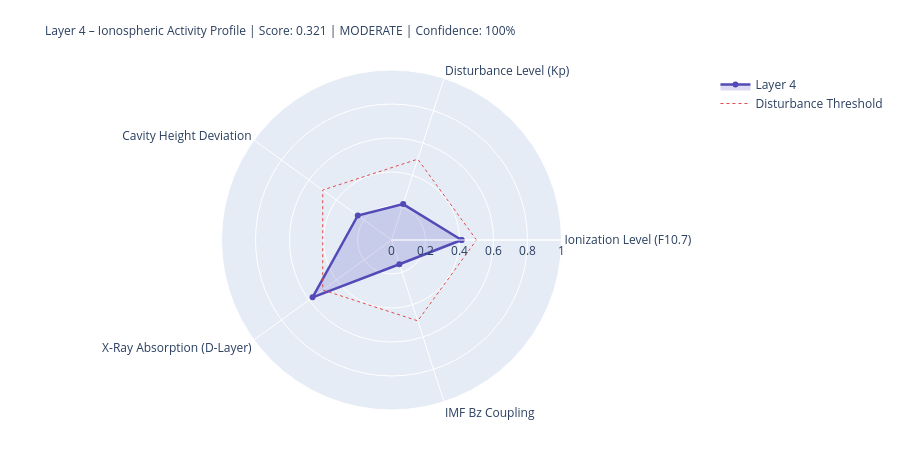

Source (notebook cell):
### Markdown cell above
---
## 4. State Assessment & Handoff to Layer 5

### Code cell
# ============================================================
# LAYER-4-SCORE
# ============================================================

COMPONENTS = {
    'Ionization Level (F10.7)':    {'score': ioniz,       'source': 'primary' if f107_now else 'from_layer0', 'dynamic': True},
    'Disturbance Level (Kp)':          {'score': disturb,     'source': 'primary' if kp_now   else 'from_layer0', 'dynamic': True},
    'Cavity Height Deviation':    {'score': h_dev,       'source': 'derived',                                'dynamic': True},
    'X-Ray Absorption (D-Layer)':{'score': xray_ioniz,  'source': 'primary' if xray_now else 'missing',     'dynamic': True},
    'IMF Bz Coupling':             {'score': bz_coupling, 'source': 'primary' if bz_now   else 'from_layer0', 'dynamic': True},
}

available    = {k: v['score'] for k, v in COMPONENTS.items() if v['score'] is not None}
unavailable  = [k for k, v in COMPONENTS.items() if v['score'] is None]
layer4_score = round(sum(available.values()) / len(available), 4) if available else None
confidence   = round(len(available) / len(COMPONENTS), 2)
level = ('unknown' if layer4_score is None
         else 'quiet'   if layer4_score < 0.3
         else 'moderate' if layer4_score < 0.6
         else 'active')
dominant_l4 = max(available, key=available.get) if available else 'none'

# Resonance delta for Schumann SR-1
sr1_ref = schumann_freq(1, 80.0)
sr1_now = schumann_freq(1, h_eff)
sr1_delta_mhz = (sr1_now - sr1_ref) * 1000

# Propagation conditions
prop_cond = ('disturbed'   if kp_val > 4
             else 'unsettled' if kp_val > 2
             else 'normal')
if xray_class in ['X', 'M']:
    prop_cond = 'Radio-Blackout moeglich'

W = 68
print('=' * W)
print('LAYER 4 – IONOSPHERE – STATE ASSESSMENT')
print('=' * W)
for name, comp in COMPONENTS.items():
    s = comp['score']
    if s is not None:
        bar = '█' * int(s * 20) + '░' * (20 - int(s * 20))
        print(f'  {name:<36} {bar}  {s:.3f}  [{comp["source"]}]')
    else:
        print(f'  {name:<36} {"─" * 20}  n/a   [missing]')
print('-' * W)
print(f'  Score:          {layer4_score:.3f}  ({len(available)}/{len(COMPONENTS)} components)')
print(f'  Confidence:     {confidence:.0%}')
print(f'  Level:          {level.upper()}')
print(f'  Dominant:       {dominant_l4}')
print(f'  Cavity height:  {h_eff:.1f} km  (Ref: 80.0 km)')
print(f'  SR-1:           {sr1_now:.3f} Hz  (Δ {sr1_delta_mhz:+.1f} mHz vs. ref)')
print(f'  Propagation:    {prop_cond}')
print(f'  X-Ray:          {xray_class}-class  ({xray_now:.2e} W/m²)' if xray_now else '  X-Ray:          n/a')
print('=' * W)

# Radar
cats   = list(available.keys())
vals_r = list(available.values())
if len(cats) >= 3:
    fig = go.Figure()
    fig.add_trace(go.Scatterpolar(
        r=vals_r + [vals_r[0]], theta=cats + [cats[0]],
        fill='toself', fillcolor='rgba(83,74,183,0.20)',
        line=dict(color='#534AB7', width=2.5), name='Layer 4'
    ))
    fig.add_trace(go.Scatterpolar(
        r=[0.5] * (len(cats)+1), theta=cats + [cats[0]],
        line=dict(color='#E24B4A', dash='dot', width=1),
        mode='lines', name='Disturbance Threshold'
    ))
    fig.update_layout(
        title=dict(
            text=f'Layer 4 – Ionospheric Activity Profile | Score: {layer4_score:.3f} | {level.upper()} | Confidence: {confidence:.0%}',
            font=dict(size=12)
        ),
        polar=dict(radialaxis=dict(visible=True, range=[0, 1])),
        height=450, showlegend=True,
        margin=dict(l=80, r=80, t=70, b=40)
    )
    fig.show()

### Figure 1 — Plotly figure (JSON) as saved in the notebook; plotly's stock layout.template omitted (floating-point values rounded to 4 significant figures)
{"data": [{"fill": "toself", "fillcolor": "rgba(83,74,183,0.20)", "line": {"color": "#534AB7", "width": 2.5}, "name": "Layer 4", "r": [0.412, 0.222, 0.245, 0.574, 0.15, 0.412], "theta": ["Ionization Level (F10.7)", "Disturbance Level (Kp)", "Cavity Height Deviation", "X-Ray Absorption (D-Layer)", "IMF Bz Coupling", "Ionization Level (F10.7)"], "type": "scatterpolar"}, {"line": {"color": "#E24B4A", "dash": "dot", "width": 1}, "mode": "lines", "name": "Disturbance Threshold", "r": [0.5, 0.5, 0.5, 0.5, 0.5, 0.5], "theta": ["Ionization Level (F10.7)", "Disturbance Level (Kp)", "Cavity Height Deviation", "X-Ray Absorption (D-Layer)", "IMF Bz Coupling", "Ionization Level (F10.7)"], "type": "scatterpolar"}], "layout": {"height": 450, "margin": {"b": 40, "l": 80, "r": 80, "t": 70}, "polar": {"radialaxis": {"range": [0, 1], "visible": true}}, "showlegend": true, "title": {"font": {"size": 12}, "text": "Layer 4 – Ionospheric Activity Profile | Score: 0.321 | MODERATE | Confidence: 100%"}}}
